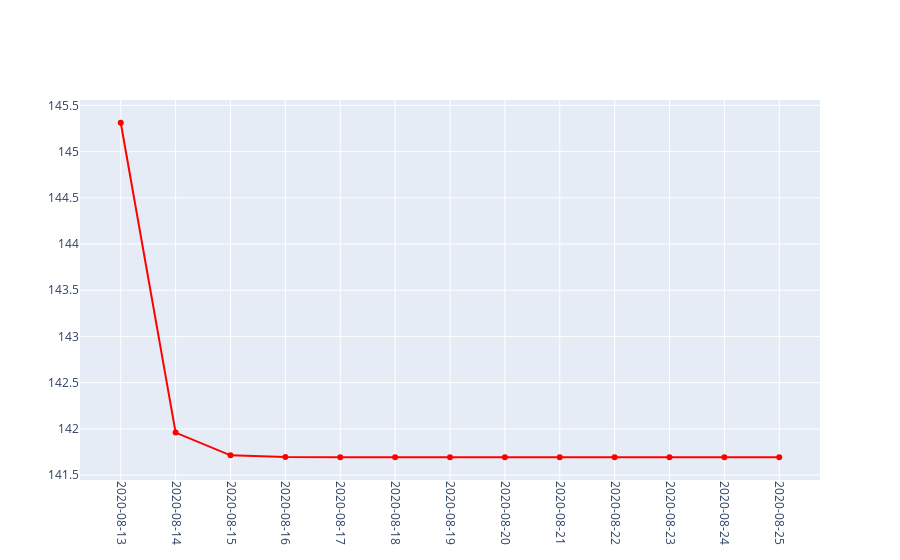

This figure's notebook cell:
### Code cell
fig = go.Figure()
#fig.update_layout(template='plotly_dark')
fig.update_xaxes(tickangle=90, showticklabels = True, type = 'category')
fig.add_trace(go.Scatter(x=predicted_confirmed_cases.index, 
                         y=predicted_confirmed_cases['Confirmed Cases Predictions'],
                         mode='lines+markers',
                         name='confirm',
                         line=dict(color='red', width=2)))

### Figure 1 — Plotly figure (JSON) as saved in the notebook; plotly's stock layout.template omitted (floating-point values rounded to 4 significant figures)
{"data": [{"line": {"color": "red", "width": 2}, "mode": "lines+markers", "name": "confirm", "type": "scatter", "x": ["2020-08-13", "2020-08-14", "2020-08-15", "2020-08-16", "2020-08-17", "2020-08-18", "2020-08-19", "2020-08-20", "2020-08-21", "2020-08-22", "2020-08-23", "2020-08-24", "2020-08-25"], "y": [145.3, 142.0, 141.7, 141.7, 141.7, 141.7, 141.7, 141.7, 141.7, 141.7, 141.7, 141.7, 141.7]}], "layout": {"xaxis": {"showticklabels": true, "tickangle": 90, "type": "category"}}}
